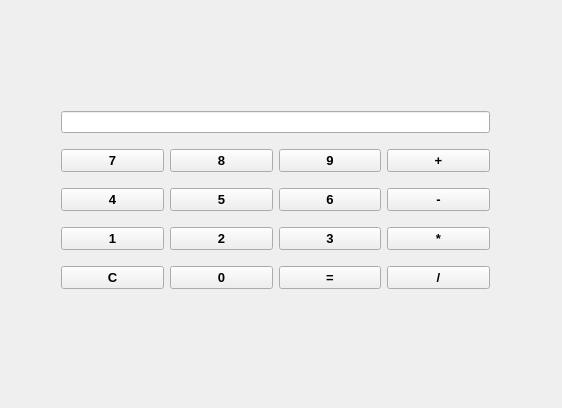
<?xml version="1.0" encoding="UTF-8"?>
<ui version="4.0">
 <class>calculatrice</class>
 <widget class="QWidget" name="calculatrice">
  <property name="geometry">
   <rect>
    <x>0</x>
    <y>0</y>
    <width>562</width>
    <height>408</height>
   </rect>
  </property>
  <property name="windowTitle">
   <string>calculatrice</string>
  </property>
  <widget class="QWidget" name="gridLayoutWidget">
   <property name="geometry">
    <rect>
     <x>50</x>
     <y>90</y>
     <width>451</width>
     <height>221</height>
    </rect>
   </property>
   <layout class="QGridLayout" name="gridLayout_3">
    <item row="1" column="2">
     <widget class="QPushButton" name="pushButton9">
      <property name="font">
       <font>
        <pointsize>10</pointsize>
        <weight>75</weight>
        <bold>true</bold>
       </font>
      </property>
      <property name="text">
       <string>9</string>
      </property>
     </widget>
    </item>
    <item row="3" column="1">
     <widget class="QPushButton" name="pushButton2">
      <property name="font">
       <font>
        <pointsize>10</pointsize>
        <weight>75</weight>
        <bold>true</bold>
       </font>
      </property>
      <property name="text">
       <string>2</string>
      </property>
     </widget>
    </item>
    <item row="1" column="1">
     <widget class="QPushButton" name="pushButton8">
      <property name="font">
       <font>
        <pointsize>10</pointsize>
        <weight>75</weight>
        <bold>true</bold>
       </font>
      </property>
      <property name="text">
       <string>8</string>
      </property>
     </widget>
    </item>
    <item row="2" column="1">
     <widget class="QPushButton" name="pushButton5">
      <property name="font">
       <font>
        <pointsize>10</pointsize>
        <weight>75</weight>
        <bold>true</bold>
       </font>
      </property>
      <property name="text">
       <string>5</string>
      </property>
     </widget>
    </item>
    <item row="2" column="2">
     <widget class="QPushButton" name="pushButton6">
      <property name="font">
       <font>
        <pointsize>10</pointsize>
        <weight>75</weight>
        <bold>true</bold>
       </font>
      </property>
      <property name="text">
       <string>6</string>
      </property>
     </widget>
    </item>
    <item row="1" column="3">
     <widget class="QPushButton" name="pushButtonPlus">
      <property name="font">
       <font>
        <pointsize>10</pointsize>
        <weight>75</weight>
        <bold>true</bold>
       </font>
      </property>
      <property name="text">
       <string>+</string>
      </property>
     </widget>
    </item>
    <item row="4" column="1">
     <widget class="QPushButton" name="pushButton0">
      <property name="font">
       <font>
        <pointsize>10</pointsize>
        <weight>75</weight>
        <bold>true</bold>
       </font>
      </property>
      <property name="text">
       <string>0</string>
      </property>
     </widget>
    </item>
    <item row="3" column="0">
     <widget class="QPushButton" name="pushButton1">
      <property name="font">
       <font>
        <pointsize>10</pointsize>
        <weight>75</weight>
        <bold>true</bold>
       </font>
      </property>
      <property name="text">
       <string>1</string>
      </property>
     </widget>
    </item>
    <item row="2" column="0">
     <widget class="QPushButton" name="pushButton4">
      <property name="font">
       <font>
        <pointsize>10</pointsize>
        <weight>75</weight>
        <bold>true</bold>
       </font>
      </property>
      <property name="text">
       <string>4</string>
      </property>
     </widget>
    </item>
    <item row="1" column="0">
     <widget class="QPushButton" name="pushButton7">
      <property name="enabled">
       <bool>true</bool>
      </property>
      <property name="font">
       <font>
        <pointsize>10</pointsize>
        <weight>75</weight>
        <bold>true</bold>
       </font>
      </property>
      <property name="text">
       <string>7</string>
      </property>
     </widget>
    </item>
    <item row="4" column="0">
     <widget class="QPushButton" name="pushButtonClear">
      <property name="font">
       <font>
        <pointsize>10</pointsize>
        <weight>75</weight>
        <bold>true</bold>
       </font>
      </property>
      <property name="text">
       <string>C</string>
      </property>
     </widget>
    </item>
    <item row="3" column="3">
     <widget class="QPushButton" name="pushButtonMultiplier">
      <property name="font">
       <font>
        <pointsize>10</pointsize>
        <weight>75</weight>
        <bold>true</bold>
       </font>
      </property>
      <property name="text">
       <string>*</string>
      </property>
     </widget>
    </item>
    <item row="4" column="3">
     <widget class="QPushButton" name="pushButtonDiviser">
      <property name="font">
       <font>
        <pointsize>10</pointsize>
        <weight>75</weight>
        <bold>true</bold>
       </font>
      </property>
      <property name="text">
       <string>/</string>
      </property>
     </widget>
    </item>
    <item row="4" column="2">
     <widget class="QPushButton" name="pushButtonEgal">
      <property name="enabled">
       <bool>true</bool>
      </property>
      <property name="font">
       <font>
        <pointsize>10</pointsize>
        <weight>75</weight>
        <bold>true</bold>
       </font>
      </property>
      <property name="text">
       <string>=</string>
      </property>
     </widget>
    </item>
    <item row="2" column="3">
     <widget class="QPushButton" name="pushButtonMoins">
      <property name="font">
       <font>
        <pointsize>10</pointsize>
        <weight>75</weight>
        <bold>true</bold>
       </font>
      </property>
      <property name="text">
       <string>-</string>
      </property>
     </widget>
    </item>
    <item row="3" column="2">
     <widget class="QPushButton" name="pushButton3">
      <property name="font">
       <font>
        <pointsize>10</pointsize>
        <weight>75</weight>
        <bold>true</bold>
       </font>
      </property>
      <property name="text">
       <string>3</string>
      </property>
     </widget>
    </item>
    <item row="0" column="0" colspan="4">
     <widget class="QLineEdit" name="lineEditAfficheur">
      <property name="enabled">
       <bool>true</bool>
      </property>
      <property name="text">
       <string/>
      </property>
     </widget>
    </item>
   </layout>
  </widget>
 </widget>
 <layoutdefault spacing="6" margin="11"/>
 <resources/>
 <connections/>
</ui>
